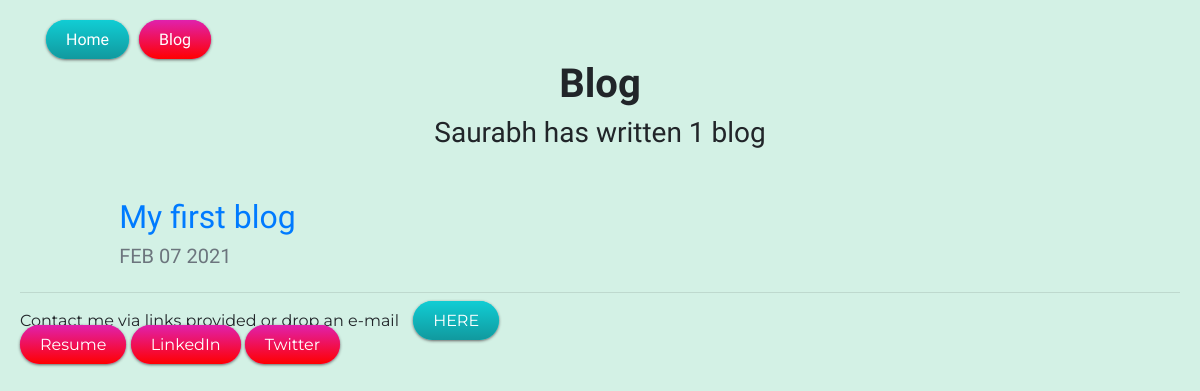
Before: /blog/ with the older database file.
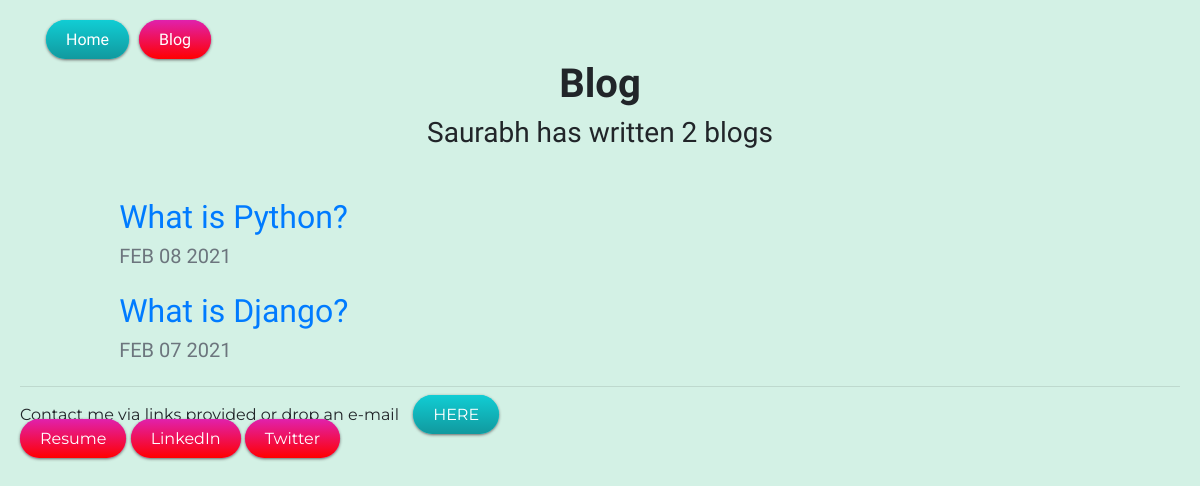
After: the same page with the newer database file.
### blog/models.py (models this page shows)
class Blog(models.Model):
    title = models.CharField(max_length=100)
    body = models.TextField(max_length=1000)
    image = models.ImageField(blank=True,upload_to='blog/images/')
    date = models.DateField()

### blog/views.py (the view)
# urls.py: path('', views.all_blogs, name='all_blogs'),
def all_blogs(request):
    blogs = Blog.objects.order_by('-date').all()
    return render(request,'blog/all_blogs.html',{'blogs':blogs})

### blog/templates/blog/all_blogs.html (shortened to what this page needs)
{% extends "portfolio/base.html" %}
{% load static %}
{% block content %}
<h1 id="blogtitle" class="font-weight-bold text-center">Blog</h1>
<h3 class="text-center mb-5">Saurabh has written {{ blogs.count }} blog{{ blogs.count|pluralize }}</h3>
{% for blog in blogs %}
<div class="row justify-content-center my-3">
  <div class="col-md-10">
    <a href="{% url 'blog:detail' blog.id %}">
      <h2>{{ blog.title }}</h2>
    </a>
    <h5 class="text-muted">{{ blog.date|date:'M d Y'|upper }}</h5>
  </div>
</div>
{% endfor %}
{% endblock %}

Changed rows visible on the page:
added Blog: title "What is Python?", date "FEB 08 2021"
changed Blog: title "My first blog" → "What is Django?"
Other visible differences:
{{ blogs.count }}: "1" → "2"
